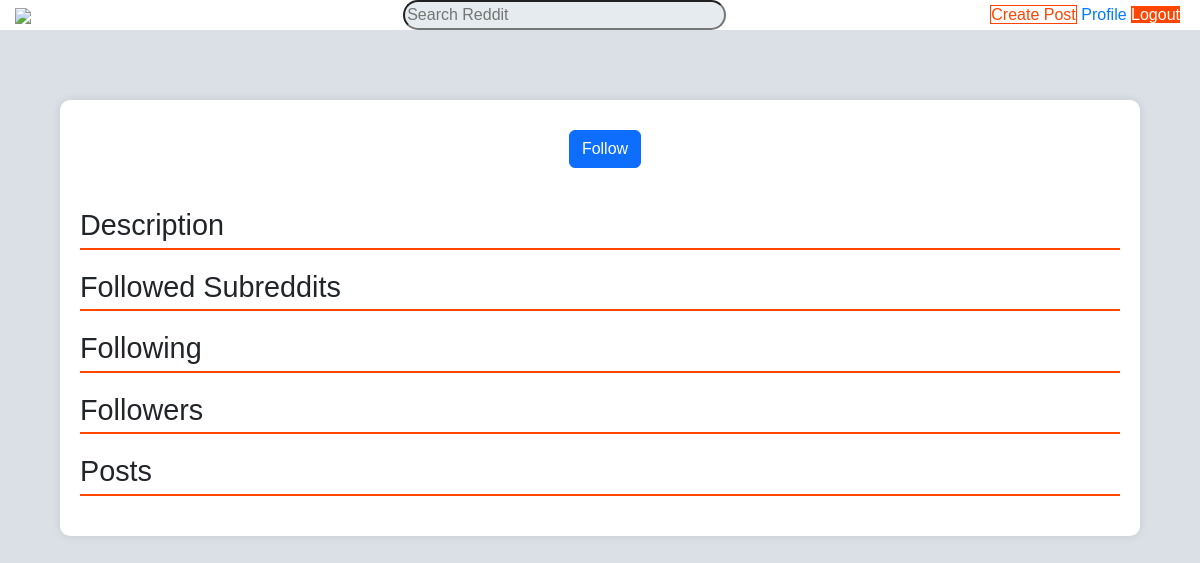
Page /profile/5 (signed in) on the earlier database version.
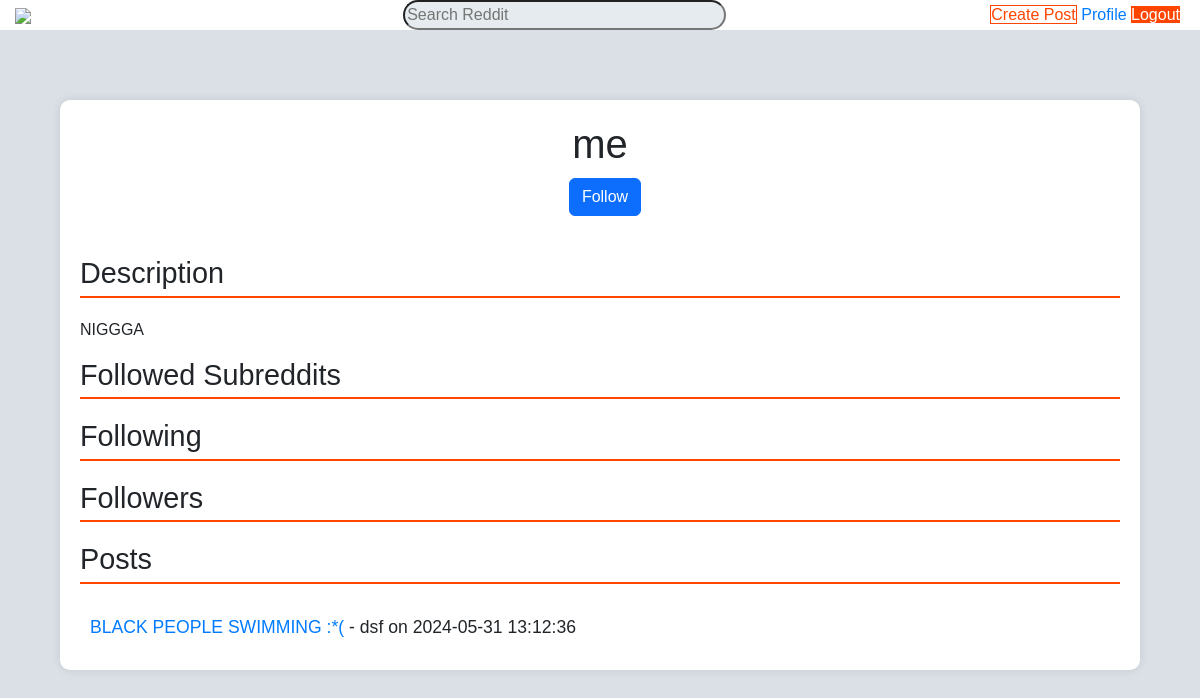
Same page on the later database version.
### tables this page shows
CREATE TABLE users (
    id INTEGER PRIMARY KEY AUTOINCREMENT,
    username TEXT NOT NULL UNIQUE,
    email TEXT NOT NULL,
    password TEXT NOT NULL,
    description TEXT,
    created_at TIMESTAMP DEFAULT CURRENT_TIMESTAMP
, profile_picture TEXT);

CREATE TABLE posts (
    id INTEGER PRIMARY KEY AUTOINCREMENT,
    title TEXT NOT NULL,
    content TEXT NOT NULL,
    user_id INTEGER NOT NULL,
    upvotes INTEGER NOT NULL,
    downvotes INTEGER NOT NULL,
    post_time TIMESTAMP DEFAULT CURRENT_TIMESTAMP,
    subreddit TEXT NOT NULL,
    image_url TEXT,
    FOREIGN KEY (user_id) REFERENCES users(id),
    FOREIGN KEY (subreddit) REFERENCES subreddits(name)
);

### app.py (the view)
@app.route('/profile/<int:user_id>', methods=['GET'])
def profile(user_id):
    current_user_id = request.cookies.get('user_id')
    is_own_profile = current_user_id == str(user_id)
    db = DatabaseWorker('Reddit.db')
    user = db.search(query=f"SELECT username, description FROM users WHERE id={user_id}", multiple=False)
    subreddits = db.search(query=f"SELECT subreddits.name FROM subreddits JOIN user_subreddits ON subreddits.id = user_subreddits.subreddit_id WHERE user_subreddits.user_id={user_id}", multiple=True)
    following = db.search(query=f"SELECT users.username, users.id FROM users JOIN user_followers ON users.id = user_followers.user_id WHERE user_followers.follower_id={user_id}", multiple=True)
    followers = db.search(query=f"SELECT users.username, users.id FROM users JOIN user_followers ON users.id = user_followers.follower_id WHERE user_followers.user_id={user_id}", multiple=True)
    posts = db.search(query=f"SELECT id, title, content, post_time FROM posts WHERE user_id={user_id}", multiple=True)
    is_following = db.search(query=f"SELECT 1 FROM user_followers WHERE user_id={user_id} AND follower_id={current_user_id}", multiple=False) is not None
    db.close()
    return render_template('profile.html', user=user, subreddits=subreddits, following=following, followers=followers, posts=posts, is_own_profile=is_own_profile, is_following=is_following, user_id=user_id)

### tools.py (called while the page is built)
    def search(self, query:str, multiple=False):
        results = self.cursor.execute(query)
        if multiple:
            return results.fetchall()  # return multiple rows
        return results.fetchone()  # return a single value

    def close(self):
        self.connection.close()

### templates/profile.html (shortened to what this page needs)
<!DOCTYPE html>
<html lang="en">
<head>
  <link href="https://cdn.jsdelivr.net/npm/bootstrap@5.3.3/dist/css/bootstrap.min.css" rel="stylesheet">
  <link rel="stylesheet" href="{{ url_for('static', filename='profile.css') }}">
</head>
<body>
  <nav class="navbar">
    <a href="{{ url_for('home') }}"><img
            src="https://i.redd.it/new-reddit-logo-official-v0-6sjpe15p0d3c1.jpg?width=1200&format=pjpg&auto=webp&s=ccfb8d487375f31eaa5f0f8d88d4152ec85dea6d"
            class="logo"></a>
    <form>
      <label class="search-bar"><input type="text" class="search" placeholder="Search Reddit"></label>
    </form>
    <div class="user-actions">
      <a href="{{ url_for('create_post') }}" class="create_post">Create Post</a>
      <a href="{{ url_for('profile', user_id=request.cookies.get('user_id')) }}" class="profile">Profile</a>
      <a href="{{ url_for('logout') }}" class="logout">Logout</a>
    </div>
  </nav>
  <main>
    <div class="container">
      <div class="profile-header">
        <h1>{{ user[0] }}</h1>
        {% if not is_own_profile %}
        <form method="post" action="{{ url_for('toggle_follow_user', user_id=user_id) }}">
          {% if is_following %}
          <button type="submit" class="btn btn-danger">Unfollow</button>
          {% else %}
          <button type="submit" class="btn btn-primary">Follow</button>
          {% endif %}
        </form>
        {% endif %}
      </div>
      <div class="section">
        <h2>Description</h2>
        {% if is_own_profile %}
        <form method="post" action="{{ url_for('update_description', user_id=user_id) }}">
          <textarea name="description" id="description" rows="4" class="form-control" required>{{ user[1] }}</textarea>
          <button type="submit" class="btn btn-primary mt-2">Update Description</button>
        </form>
        {% else %}
        <p>{{ user[1] }}</p>
        {% endif %}
      </div>
      <div class="section">
        <h2>Followed Subreddits</h2>
      </div>
      <div class="section">
        <h2>Following</h2>
      </div>
      <div class="section">
        <h2>Followers</h2>
      </div>
      <div class="section">
        <h2>Posts</h2>
        <ul class="list-group">
          {% for post in posts %}
          <li class="list-group-item">
            <a href="{{ url_for('view_post', post_id=post[0]) }}">{{ post[1] }}</a> - {{ post[2] }} on {{ post[3] }}
          </li>
          {% endfor %}
        </ul>
      </div>
    </div>
  </main>
</body>
</html>

### static/profile.css (style rules this page uses)
body { font-family: Arial, sans-serif; background-color: #dae0e6; margin: 0; }
.container { max-width: 90%; margin: 0 auto; background-color: white; padding: 20px; margin-top: 100px; border-radius: 10px; box-shadow: 0 0 10px rgba(0, 0, 0, 0.1); }
.profile-header { text-align: center; margin-bottom: 40px; }
.navbar { margin: 0; padding: 0; border: 0; font-size: 100%; font: inherit; vertical-align: baseline; justify-content: space-between; align-items: center; position: fixed; width: 100%; z-index: 1000; }
.logo { width: 100px; margin-left: 15px; }
.navbar { background-color: #ffffff; display: flex; flex-direction: row; overflow: hidden; position: fixed; top: 0; width: 100%; }
.search { width: 150%; height: 30px; margin: 0 auto; border: auto; border-radius: 20px; right: 40%; background: #e5ebee; background-image: url(https://cdn-icons-png.freepik.com/256/54/54481.png?semt=ais_hybrid); position: left; background-size: 20px; background-repeat: no-repeat; }
button { margin-left: 10px; padding: 5px 10px; border: none; border-radius: 3px; cursor: pointer; }
.create_post { background-color: white; border: 1px solid black; color: #ff4500; border-color: #ff4500; }
.logout { background-color: #ff4500; border: 0px solid black; color: white; margin-right: 20px; }
.profile-header h1 { font-size: 2.5em; margin-bottom: 10px; }
.section h2 { font-size: 1.8em; margin-bottom: 20px; border-bottom: 2px solid #ff4500; padding-bottom: 5px; }
.list-group-item { font-size: 1.1em; padding: 10px; border: none; border-bottom: 1px solid #e9ecef; }
.list-group-item:last-child { border-bottom: none; }
a { color: #007bff; text-decoration: none; }

Differences in the rows shown:
added users: username "me", description "NIGGGA"
added posts: title "BLACK PEOPLE SWIMMING :*(", content "dsf", post_time "2024-05-31 13:12:36"
